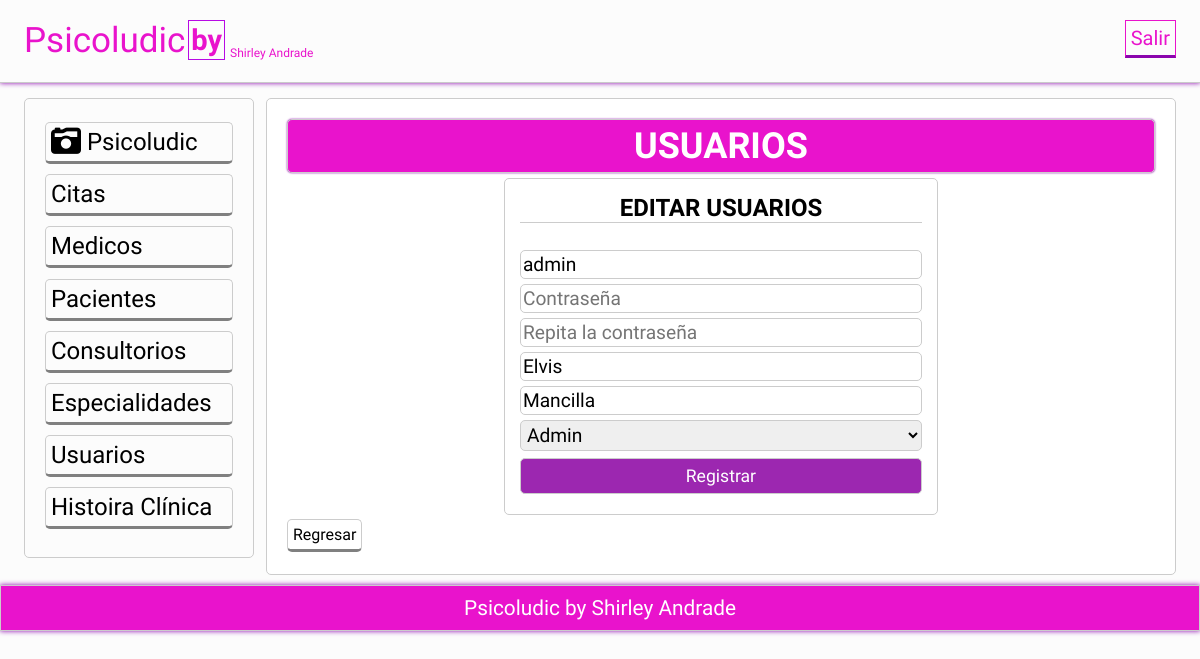
Screenshot of /actualizarusuario.php?id=1 (signed in) with the database file from the repository.
### tables this page shows
CREATE TABLE `usuarios` (
  `id` int(11) NOT NULL AUTO_INCREMENT,
  `usuario` varchar(20) NOT NULL,
  `pass` varchar(200) DEFAULT NULL,
  `nombres` varchar(50) NOT NULL,
  `apellidos` varchar(50) NOT NULL,
  `Roll` varchar(15) NOT NULL,
  PRIMARY KEY (`id`),
  UNIQUE KEY `usuario` (`usuario`)
);

### actualizarusuario.php (called while the page is built, shortened)
<?php session_start();
require 'funciones.php';
try{
	$conexion = new PDO('mysql:host=localhost;dbname=centromedico','root','');
}catch(PDOException $e){
	echo "ERROR: " . $e->getMessge();
	die();
}
if($_SERVER['REQUEST_METHOD']=='POST'){
	$id = limpiarDatos($_POST['id']);
	$usuario = limpiarDatos($_POST['usuario']);
	$password = limpiarDatos($_POST['password']);
	$password2 = limpiarDatos($_POST['password2']);
	$nombres = limpiarDatos($_POST['nombres']);
	$apellidos = limpiarDatos($_POST['apellidos']);
	$roll = limpiarDatos($_POST['roll']);
	$statement = $conexion->prepare(
		"UPDATE usuarios
		SET nombres =:nombres,
		apellidos =:apellidos,
		usuario =:usuario,
		roll =:roll
		WHERE id = :id");
	$statement ->execute(array(
		':nombres'=>$nombres,
		':apellidos'=>$apellidos,
		':usuario'=>$usuario,
		':roll'=>$roll,
		':id'=> $id
	));
	header('Location: usuarios.php');
}else{
	$id_usuario = id_numeros($_GET['id']);
	$user = obtenerUser_id($conexion,$id_usuario);
	$user =$user[0];
}
require 'vista/actualizarusuario.php';

### funciones.php (called while the page is built, shortened)
<?php
	function limpiarDatos($datos){
		$datos = trim($datos);
		$datos = stripslashes($datos);
		$datos = htmlspecialchars($datos);
		return $datos;
	}
	function id_numeros($id){
		return (int)limpiarDatos($id);
	}
    function obtenerUser_id($conexion,$id){
        $resultado = $conexion->query("SELECT * FROM usuarios WHERE id = $id LIMIT 1");
		$resultado = $resultado->fetchall();
		return ($resultado) ? $resultado : false;
    }
?>

### vista/actualizarusuario.php (the view, shortened to what this page needs)
<?php include 'plantillas/header.php'; ?>
	<section class="main">
		<div class="wrapp">
			<?php include 'plantillas/nav.php'; ?>
				<article>
					<div class="mensaje">
						<h2>USUARIOS</h2>
					</div>
					<form action="<?php echo htmlspecialchars($_SERVER['PHP_SELF']) ?>" method="post">
                        <h2>EDITAR USUARIOS</h2><br/>
                        <input type="text" name="usuario" placeholder="Usuario" value="<?php echo $user['usuario'];?>" autofocus/>
                        <input type="text" name="password" placeholder="Contraseña"/>
                        <input type="text" name="password2" placeholder="Repita la contraseña"/>
                        <input type="text" name="nombres" placeholder="Nombres" value="<?php echo $user['nombres'];?>"/>
                        <input type="text" name="apellidos" placeholder="Apellidos" value="<?php echo $user['apellidos'];?>"/>
                        <select name="roll">
                            <option value="admin">Admin</option>
                        </select>
                        <input type="submit" value="Registrar" />
                     </form>
                    <a class="btn-regresar" href="usuarios.php">Regresar</a>
				</article>
	</section>
<?php include 'plantillas/footer.php'; ?>
</body>
</html>
</html>

### css/estilo.css (style rules this page uses)
* { -webkit-box-sizing: border-box; -moz-box-sizing: border-box; box-sizing: border-box; margin:0px; padding:0px; font-family: 'Antic', sans-serif; }
body { background: rgba(0,0,0,.01); color:#000; }
.wrapp { padding: 0% 2%; width:100%; margin:auto; overflow: hidden; }
.mensaje { background: #e913cc; padding:5px; color:#fff; border-radius:5px; text-align: center; font-size: 1.5em; margin-bottom: 5px; box-shadow: 0 0px 2px #8b05ad !important; }
article a { display:block; font-weight: normal; }
article .btn-regresar { display:inline-block; border: 1px solid #ccc; border-bottom: 3px solid gray; color:black; font-weight: normal; }
article { margin: 10px 0px; margin-left:1%; float: left; width: 79%; padding:20px; background: rgb(255, 255, 255); border-radius:5px; }
article,aside, .mensaje { border:1px solid #ccc; }
form h2 { font-color: #000; }
form { max-width: 50%; margin: 2px auto; border:1px solid #ccc; padding: 15px; text-align: left; border-radius:5px; }
form input, form textarea, form select { border: 0; outline: 0; padding: 2px; -moz-border-radius: 5px; -webkit-border-radius: 5px; border-radius: 5px; width: 100%; border:1px solid #ccc; margin-bottom: 5px; font-size: 1.2em; }
form [type="submit"] { cursor: pointer; position: relative; display: inline-block; margin-top: 2px; padding: 0.40em 1.5em; background: #9C27B0; text-decoration: none; font-size: 1.1em; color: #FFF; width: 100%; text-align: center; }
.wrapp form h2 { margin-bottom: 8px; text-align: center; border-bottom:1px solid #ccc; }
article a { margin: 2px 0px; display:inline-block; padding: 5px; color: white; border-radius:5px; cursor:pointer; border-bottom: 3px solid rgba(0, 0, 0,.5); width:auto; text-decoration:none; text-align:center; position: relative; }
footer li,a { text-decoration: none; color: #fff; }

### rows the page displays
usuarios: usuario "admin", nombres "Elvis", apellidos "Mancilla"
